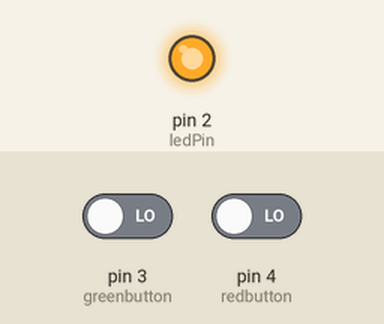
This sketch was run on a simulated Arduino Uno, built with avr-gcc and run on an emulated ATmega328P. On the bench: output pins drawn as LEDs (lit = HIGH). The inputs (shaded band) are chosen by the test bench; at power-on: pin 3 (greenbutton) LOW, pin 4 (redbutton) LOW.

Above: at 1.2 s.
1.3 s: pin 3 (greenbutton) driven HIGH and pin 4 (redbutton) driven HIGH
At 2.0 s:
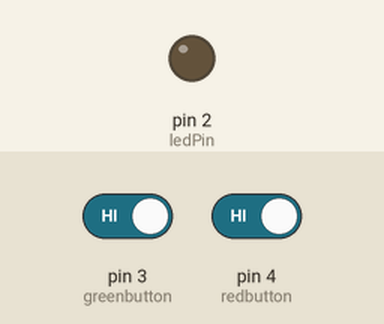
2.8 s: pin 3 (greenbutton) driven LOW
At 3.2 s:
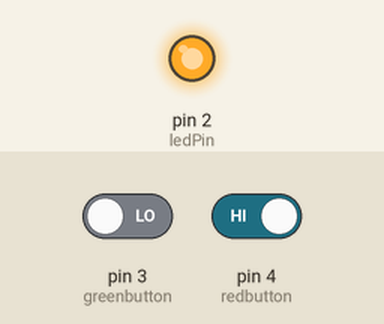
4.3 s: pin 3 (greenbutton) driven HIGH
At 5.5 s:
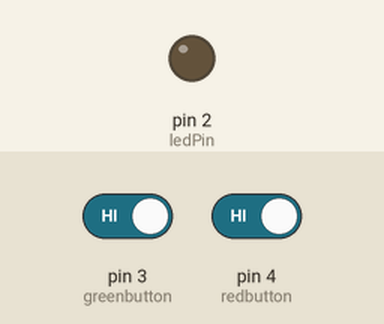
Timing chart, 0 to 7.3 s (numbered marks = the images above; inputs shaded):
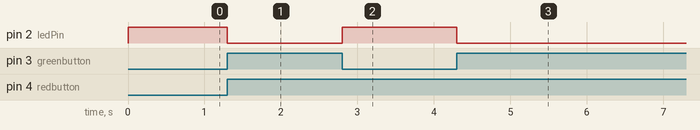

Measured:
- after the input at 1.3 s, pin 2 (ledPin): HIGH → LOW at once
- after the input at 2.8 s, pin 2 (ledPin): LOW → HIGH at once
- after the input at 4.3 s, pin 2 (ledPin): HIGH → LOW at once

The sketch:

Dual-button.ino
```cpp
const int redbutton = 4;
const int greenbutton = 3;
const int ledPin =  2;

int redswitch =0;
int greenswitch =0;

void setup() {

  pinMode(ledPin, OUTPUT);
  pinMode(redbutton, INPUT);
  pinMode(greenbutton, INPUT);
}

void loop() {

  redswitch = digitalRead(redbutton);
  greenswitch = digitalRead(greenbutton);


  if ((redswitch == HIGH) && (greenswitch == HIGH )) {

    digitalWrite(ledPin, LOW);
  } else {

    digitalWrite(ledPin, HIGH);
  }
}
```
